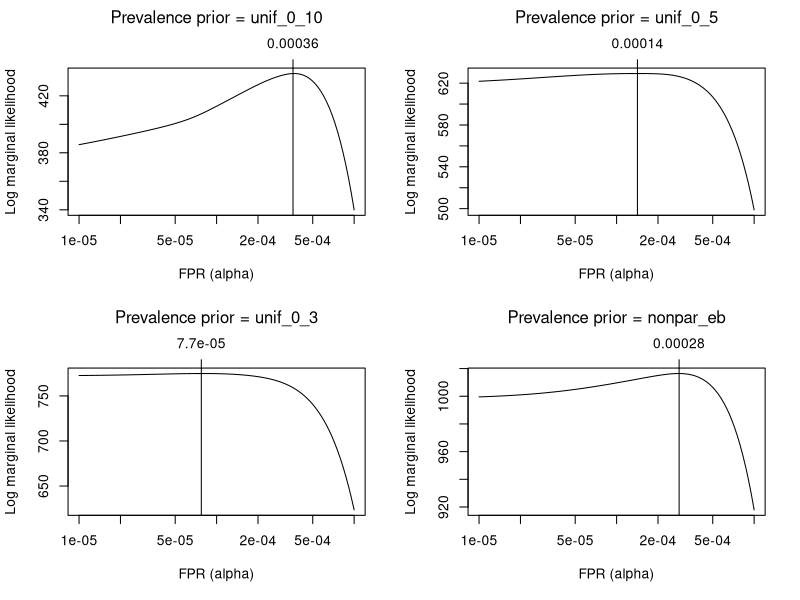

The R source for this figure:
d <- read.csv("data/region.csv")
d$phat <- d$nr / d$Nr
prev_pri_list <- list(unif_0_10 = seq(0, .1, length.out = 100), 
                      unif_0_5 = seq(0, .05, length.out = 100), 
                      unif_0_3 = seq(0, .03, length.out = 100), 
                      nonpar_eb = quantile(d$phat[!is.na(d$phat)], seq(0.01, .99, by = .01)))

pdf("/mnt/c/Temp/upper_bnd_FPR_from_REACT.pdf", 12, 8)
par(mfrow = c(2, 2))
for(prinamc in names(prev_pri_list)) {
  prev_pri <- prev_pri_list[[prinamc]]
  pseq <- 10^seq(-5, -3, len = 100)
  prev <- 0
  pall <- 0
  for (prev in prev_pri) {
    pdens <- matrix(NA, nrow(d), length(pseq), dimnames = list(1:nrow(d), pseq))
    for(pc in pseq) {
      pdens[, as.character(pc)] <- dbinom(x = d$nr, size = d$Nr, prob = prev + pc, log = F)
    }  
    pall <- pall + pdens
  }
  tot_log_lik <- colSums(log(pall))
  plot(pseq, tot_log_lik, log = "x", ty = "l", xlab = "FPR (alpha)", ylab = "Log marginal likelihood")
  mtext(side = 3, text = paste0("Prevalence prior = ", prinamc), line = 2.5)
  labat <- pseq[which.max(tot_log_lik)]
  abline(v = labat)
  axis(side = 3, at = labat, label = signif(pseq[which.max(tot_log_lik)], 2))
}
dev.off()
